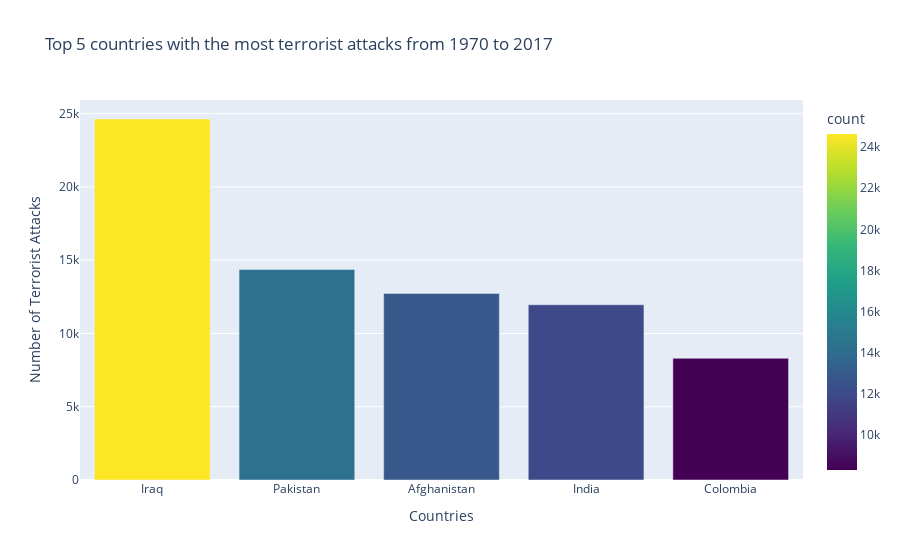

Notebook code for this chart:
### Code cell
# Calculate the count of terrorist attacks per country
country_attacks = df.groupby('Country').size().reset_index(name='count').sort_values(by='count', ascending=False)
top5_country = country_attacks.head(5)

# Create the bar chart using Plotly Express
fig = px.bar(top5_country, x='Country', y='count', title='Top 5 countries with the most terrorist attacks from 1970 to 2017',
             color='count', color_continuous_scale='viridis')
fig.update_layout(xaxis_title='Countries', yaxis_title='Number of Terrorist Attacks')

fig.show()

### Figure 1 — Plotly figure (JSON) as saved in the notebook; plotly's stock layout.template omitted (floating-point values rounded to 4 significant figures)
{"data": [{"alignmentgroup": "True", "hovertemplate": "Country=%{x}<br>count=%{marker.color}<extra></extra>", "legendgroup": "", "marker": {"color": [24636, 14368, 12731, 11960, 8306], "coloraxis": "coloraxis", "pattern": {"shape": ""}}, "name": "", "offsetgroup": "", "orientation": "v", "showlegend": false, "textposition": "auto", "type": "bar", "x": ["Iraq", "Pakistan", "Afghanistan", "India", "Colombia"], "xaxis": "x", "y": [24636, 14368, 12731, 11960, 8306], "yaxis": "y"}], "layout": {"barmode": "relative", "coloraxis": {"colorbar": {"title": {"text": "count"}}, "colorscale": [[0, "#440154"], [0.1111, "#482878"], [0.2222, "#3e4989"], [0.3333, "#31688e"], [0.4444, "#26828e"], [0.5556, "#1f9e89"], [0.6667, "#35b779"], [0.7778, "#6ece58"], [0.8889, "#b5de2b"], [1, "#fde725"]]}, "legend": {"tracegroupgap": 0}, "title": {"text": "Top 5 countries with the most terrorist attacks from 1970 to 2017"}, "xaxis": {"anchor": "y", "domain": [0, 1], "title": {"text": "Countries"}}, "yaxis": {"anchor": "x", "domain": [0, 1], "title": {"text": "Number of Terrorist Attacks"}}}}
